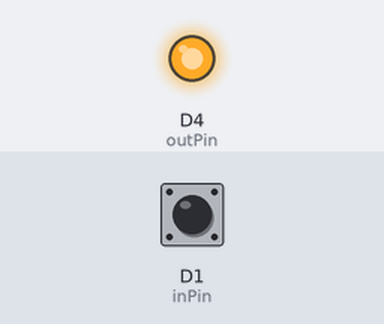
This program was run on a simulated ESP8266 (NodeMCU). Shown: output pins drawn as LEDs (lit = HIGH). The test bench sets the inputs (shaded band); at power-on: D1 (inPin) HIGH. WiFi joins after 1.5 s; servers stay silent unless stated; no MQTT or app messages arrive unless stated; pins used as bus, display or sensor lines are not drawn; what the program prints to the serial monitor is not drawn.

Above: at 2.7 s.
2.8 s: D1 (inPin) pulled LOW for 0.15 s
At 3.5 s:
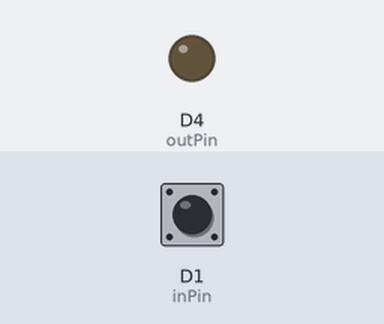
5.9 s: D1 (inPin) pulled LOW for 1 s
At 7.1 s:
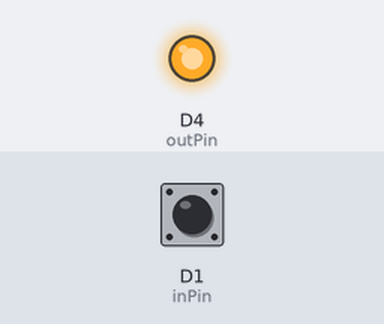
9.9 s: D1 (inPin) pulled LOW for 3.2 s
At 11.2 s:
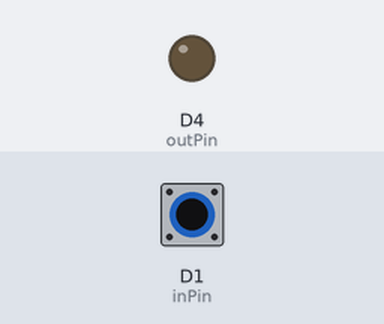
Timing chart, 0 to 12.9 s (numbered marks = the images above; inputs shaded):
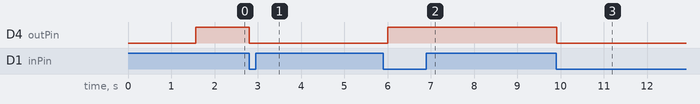

The program:

main.cpp
```cpp
#include <Arduino.h>
#include <Bounce2.h>
#include <ESP8266WiFi.h>
#include <PubSubClient.h>
#include <ESP8266Ping.h>

// Update these with values suitable for your network.

const char *ssid = "ZyXEL";
const char *password = "kopo2008";
const char *mqtt_server = "192.168.1.201";
const IPAddress remote_ip(192, 168, 1, 201);

WiFiClient espClient;
PubSubClient client(espClient);
long lastMsg = 0;
char msg[50];
int value = 0;
int rstPin = D2;

long now;
void setup_wifi() {


  delay(10);
  // We start by connecting to a WiFi network
  Serial.println();
  Serial.print("Connecting to ");
  Serial.println(ssid);


  WiFi.begin(ssid, password);

  while (WiFi.status() != WL_CONNECTED) {
  delay(500);
    Serial.print(".");
  }
  WiFi.setAutoReconnect(true);
WiFi.persistent(true);
  randomSeed(micros());

  Serial.println("");
  Serial.println("WiFi connected");
  Serial.println("IP address: ");
  Serial.println(WiFi.localIP());
}


Bounce debouncer = Bounce();
int inPin = D1;
   // the number of the input pin
int outPin = LED_BUILTIN;       // the number of the output pin

int state = HIGH;      // the current state of the output pin
int reading;           // the current reading from the input pin
int previous = LOW;    // the previous reading from the input pin

// the follow variables are long's because the time, measured in miliseconds,
// will quickly become a bigger number than can be stored in an int.
long time1 = 0;           // the last time the output pin was toggled
unsigned long debounce = 200UL;   // the debounce time, increase if the output flickers
boolean reconnect() {
  if (client.connect("button1")) {

  }
  return client.connected();

}
void setup()
{
  pinMode(inPin, INPUT_PULLUP);
  pinMode(outPin, OUTPUT);
    pinMode(rstPin, OUTPUT);
    digitalWrite(rstPin,HIGH);

  debouncer.attach(inPin);
  debouncer.interval(5); // interval in ms
  Serial.begin(9600);
  setup_wifi();
  client.setServer(mqtt_server, 1883);
}

void loop()
{
  //reading = digitalRead(inPin);
  debouncer.update();
  if (!client.connected())
  {
    reconnect();
  }

  client.loop();
  // Get the updated value :
  int reading = debouncer.read();
  // if the input just went from LOW and HIGH and we've waited long enough
  // to ignore any noise on the circuit, toggle the output pin and remember
  // the time
  if (reading == LOW && previous == HIGH)
  {
    if (state == HIGH)
    {
      snprintf(msg, 5, "1");
      Serial.print("Publish message: ");
      Serial.println(msg);
      client.publish("/talli/light", msg);
      snprintf(msg, 5, "ON");
      client.publish("/talli/lightstatus", msg);

      state = LOW;
    }
    else
    {
      state = HIGH;
      snprintf(msg, 5, "0");
      Serial.print("Publish message: ");
      Serial.println(msg);
      client.publish("/talli/light", msg);
      snprintf(msg, 5, "OFF");
      client.publish("/talli/lightstatus", msg);

      time1 = millis();
    }
  }

now = millis();

  if (now - lastMsg > 5000)
  {
    lastMsg = now;
      if(Ping.ping(remote_ip,1)) {
    Serial.println("Success!!");
  } else {
    Serial.println("Error :(");
     ESP.restart();
  }

  }

  digitalWrite(outPin, state);

  previous = reading;
}
```

Measured:
- after the input at 2.8 s, D4 (outPin): HIGH → LOW at once
- after the input at 5.9 s, D4 (outPin): LOW → HIGH after 0.11 s
- after the input at 9.9 s, D4 (outPin): HIGH → LOW at once
